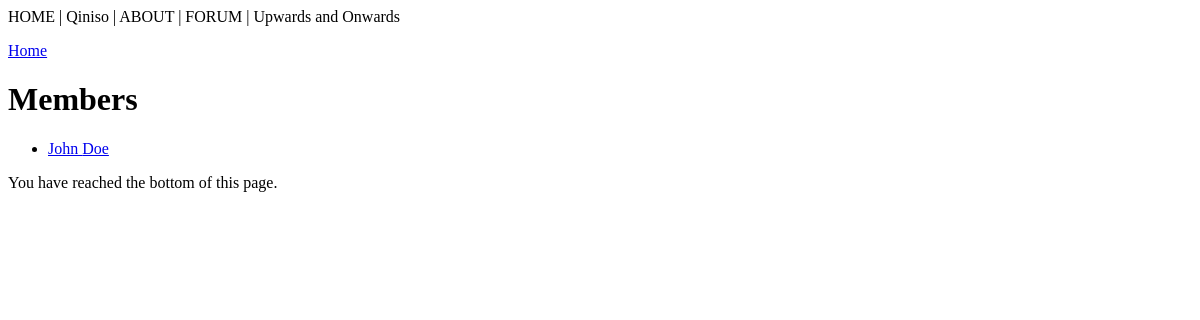
/members/, run on an earlier commit of the app's database.
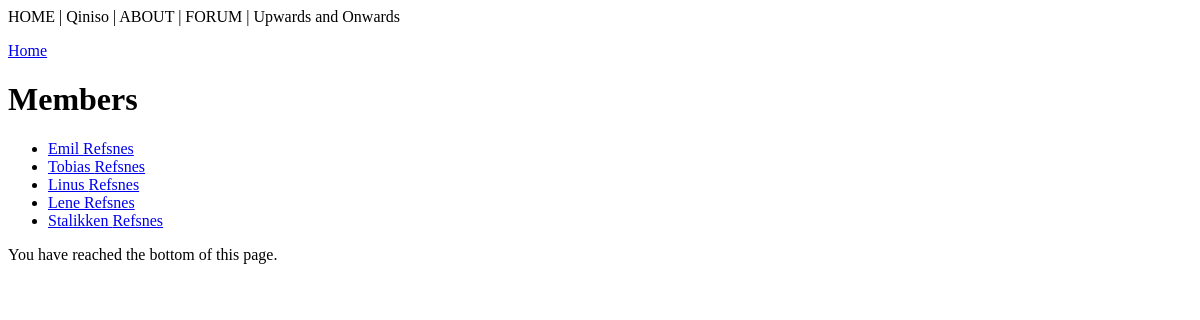
And on a later commit of the database.
### members/models.py (models this page shows)
class Member(models.Model):
    first_name = models.CharField(max_length=255)
    last_name = models.CharField(max_length=255)
    email = models.EmailField(null=True) #phone
    joined_date = models.DateField(null=True) #joined_date

### members/views.py (the view)
# urls.py: path('members/', views.members, name='members'),
def members(request):
    members = Member.objects.all()
    template = loader.get_template('all_members.html')
    membersDict = {'members' : members}
    return HttpResponse(template.render(membersDict, request))

### members/templates/all_members.html (shortened to what this page needs)
{% extends "master.html" %}
{% block content %}
    <h1>Members</h1>
    <ul>
        {% for member in members %}
            <li><a href="details/{{member.id}}">{{member.first_name}} {{member.last_name}}</a></li>
        {% empty %}
            <p>
              There are no members currently.
            </p>
        {% endfor %}
    </ul>
{% endblock %}

### members/templates/master.html (shortened to what this page needs)
<!DOCTYPE html>
<html>
<head>
</head>
{% include "navbar.html" with me="Qiniso" sponsor="Upwards and Onwards" %}
<body>
<p><a href="/">Home</a></p>
{% block content %}
{% endblock %}
</body>
{% include "footer.html" %}
</html>

### members/templates/navbar.html
<div>HOME | {{ me }} | ABOUT | FORUM | {{ sponsor }}</div>

### members/templates/footer.html
<p>You have reached the bottom of this page.</p>

What changed in the data, as far as the page shows it:
removed Member: first_name "John", last_name "Doe"
added Member: first_name "Emil", last_name "Refsnes"
added Member: first_name "Tobias", last_name "Refsnes"
added Member: first_name "Linus", last_name "Refsnes"
added Member: first_name "Lene", last_name "Refsnes"
added Member: first_name "Stalikken", last_name "Refsnes"
